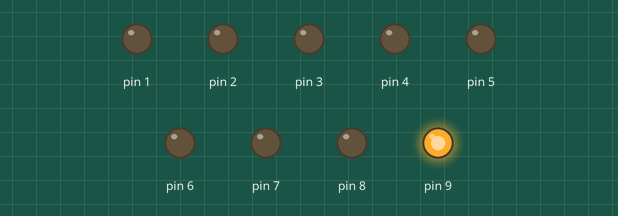
This sketch was run on a simulated Arduino Uno, built with avr-gcc and run on an emulated ATmega328P. Shown: output pins drawn as LEDs (lit = HIGH).

Above: at 0.02 s.
At 0.32 s:
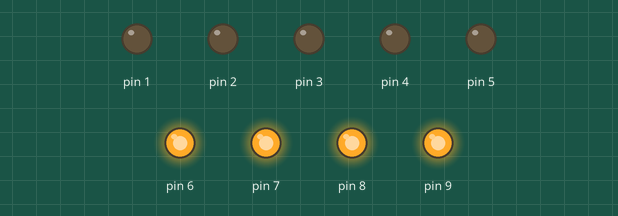
At 0.72 s:
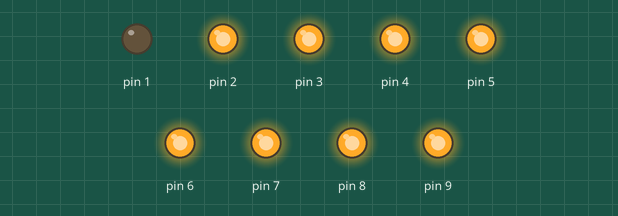
At 1.47 s:
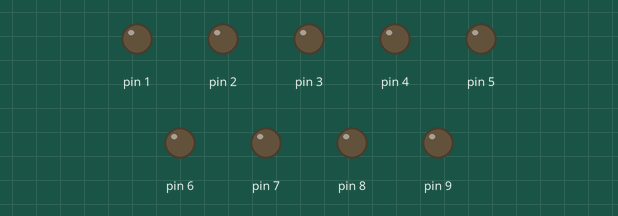
At 2.22 s:
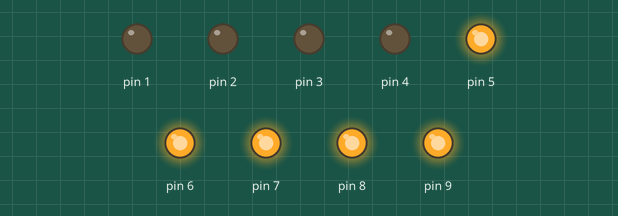
At 2.92 s:
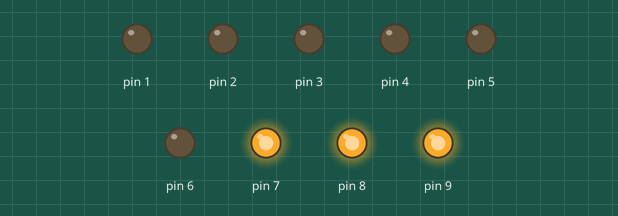
Timing chart, 0 to 3.2 s (numbered marks = the images above):
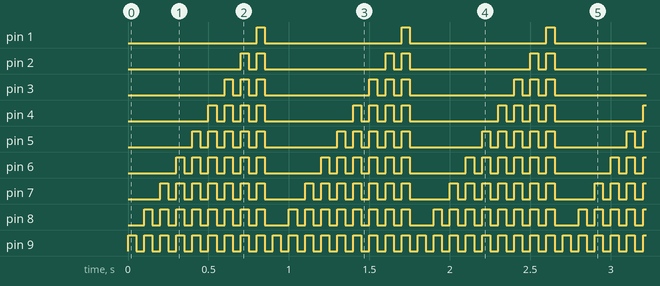

The sketch:

9ledsdecrescente50mlsg1.ino
```cpp
// C++ code
//
void setup()
{
 pinMode(1, OUTPUT);
 pinMode(2, OUTPUT);
 pinMode(3, OUTPUT);
 pinMode(4, OUTPUT);
 pinMode(5, OUTPUT);
 pinMode(6, OUTPUT);
 pinMode(7, OUTPUT);
 pinMode(8, OUTPUT);
 pinMode(9, OUTPUT);
}


void loop()
{
 digitalWrite(9, HIGH);
 delay(50);
 digitalWrite(9, LOW);
 delay(50);
 digitalWrite(9, HIGH);
 digitalWrite(8, HIGH);
 delay(50);
 digitalWrite(9, LOW);
 digitalWrite(8, LOW);
 delay(50);
 digitalWrite(9, HIGH);
 digitalWrite(8, HIGH);
 digitalWrite(7, HIGH);
 delay(50);
 digitalWrite(9, LOW);
 digitalWrite(8, LOW);
 digitalWrite(7, LOW);
 delay(50);
 digitalWrite(9, HIGH);
 digitalWrite(8, HIGH);
 digitalWrite(7, HIGH);
 digitalWrite(6, HIGH);
 delay(50);
 digitalWrite(9, LOW);
 digitalWrite(8, LOW);
 digitalWrite(7, LOW);
 digitalWrite(6, LOW);
 delay(50);
 digitalWrite(9, HIGH);
 digitalWrite(8, HIGH);
 digitalWrite(7, HIGH);
 digitalWrite(6, HIGH);
 digitalWrite(5, HIGH);
 delay(50);
 digitalWrite(9, LOW);
 digitalWrite(8, LOW);
 digitalWrite(7, LOW);
 digitalWrite(6, LOW);
 digitalWrite(5, LOW);
 delay(50);
 digitalWrite(9, HIGH);
 digitalWrite(8, HIGH);
 digitalWrite(7, HIGH);
 digitalWrite(6, HIGH);
 digitalWrite(5, HIGH);
 digitalWrite(4, HIGH);
 delay(50);
 digitalWrite(9, LOW);
 digitalWrite(8, LOW);
 digitalWrite(7, LOW);
 digitalWrite(6, LOW);
 digitalWrite(5, LOW);
 digitalWrite(4, LOW);
 delay(50);
 digitalWrite(9, HIGH);
 digitalWrite(8, HIGH);
 digitalWrite(7, HIGH);
 digitalWrite(6, HIGH);
 digitalWrite(5, HIGH);
 digitalWrite(4, HIGH);
 digitalWrite(3, HIGH);
 delay(50);
 digitalWrite(9, LOW);
 digitalWrite(8, LOW);
 digitalWrite(7, LOW);
 digitalWrite(6, LOW);
 digitalWrite(5, LOW);
 digitalWrite(4, LOW);
 digitalWrite(3, LOW);
 delay(50);
 digitalWrite(9, HIGH);
 digitalWrite(8, HIGH);
 digitalWrite(7, HIGH);
 digitalWrite(6, HIGH);
 digitalWrite(5, HIGH);
 digitalWrite(4, HIGH);
 digitalWrite(3, HIGH);
 digitalWrite(2, HIGH);
 delay(50);
 digitalWrite(9, LOW);
 digitalWrite(8, LOW);
 digitalWrite(7, LOW);
 digitalWrite(6, LOW);
 digitalWrite(5, LOW);
 digitalWrite(4, LOW);
 digitalWrite(3, LOW);
 digitalWrite(2, LOW);
 delay(50);
 digitalWrite(9, HIGH);
 digitalWrite(8, HIGH);
 digitalWrite(7, HIGH);
 digitalWrite(6, HIGH);
 digitalWrite(5, HIGH);
 digitalWrite(4, HIGH);
 digitalWrite(3, HIGH);
 digitalWrite(2, HIGH);
 digitalWrite(1, HIGH);
 delay(50);
 digitalWrite(9, LOW);
 digitalWrite(8, LOW);
 digitalWrite(7, LOW);
 digitalWrite(6, LOW);
 digitalWrite(5, LOW);
 digitalWrite(4, LOW);
 digitalWrite(3, LOW);
 digitalWrite(2, LOW);
 digitalWrite(1, LOW);
 delay(50);
} 
```

Measured:
- by itself, pin 1: alternates HIGH for 0.05 s and LOW for 0.85 s
- by itself, pin 2: repeats every 0.90 s: LOW 0.05 s, HIGH 0.05 s, LOW 0.75 s, HIGH 0.05 s
- by itself, pin 3: repeats every 0.90 s: 2 × (LOW 0.05 s, HIGH 0.05 s), LOW 0.65 s, HIGH 0.05 s
- by itself, pin 4: repeats every 0.90 s: 3 × (LOW 0.05 s, HIGH 0.05 s), LOW 0.55 s, HIGH 0.05 s
- by itself, pin 5: repeats every 0.90 s: 4 × (LOW 0.05 s, HIGH 0.05 s), LOW 0.45 s, HIGH 0.05 s
- by itself, pin 6: repeats every 0.90 s: 5 × (LOW 0.05 s, HIGH 0.05 s), LOW 0.35 s, HIGH 0.05 s
- by itself, pin 7: repeats every 0.90 s: 6 × (LOW 0.05 s, HIGH 0.05 s), LOW 0.25 s, HIGH 0.05 s
- by itself, pin 8: repeats every 0.90 s: 7 × (LOW 0.05 s, HIGH 0.05 s), LOW 0.15 s, HIGH 0.05 s
